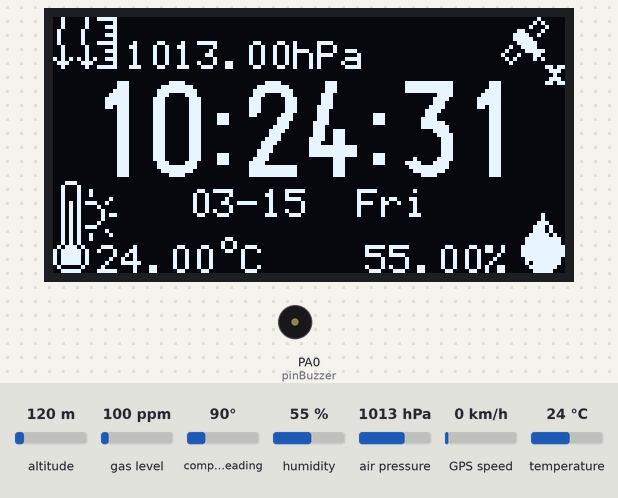
Bench run of a sketch on a simulated STM32 Blue Pill. Parts: 128×64 one-colour display, buzzer (waves = sounding). The inputs (shaded band) are chosen by the test bench; at power-on: humidity 55 %, air pressure 1013 hPa, temperature 24 °C, altitude 120 m, gas level 100 ppm, compass heading 90°, GPS speed 0 km/h. The local clock reads 2024-03-15 10:24:30 at power-on unless the sketch sets it; the GPS gets a fix after 3 s at 37.7749, -122.4194 with 8 satellites.

Above: at 1.8 s.
1.9 s: humidity set to 22 %
At 3.8 s:
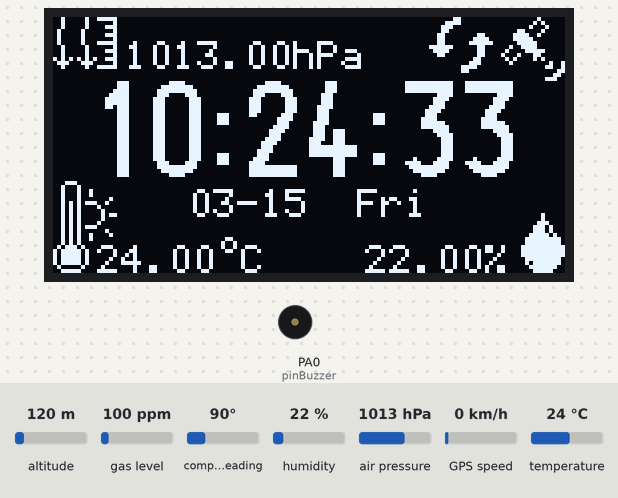
5.6 s: air pressure set to 952 hPa
At 7.06 s:
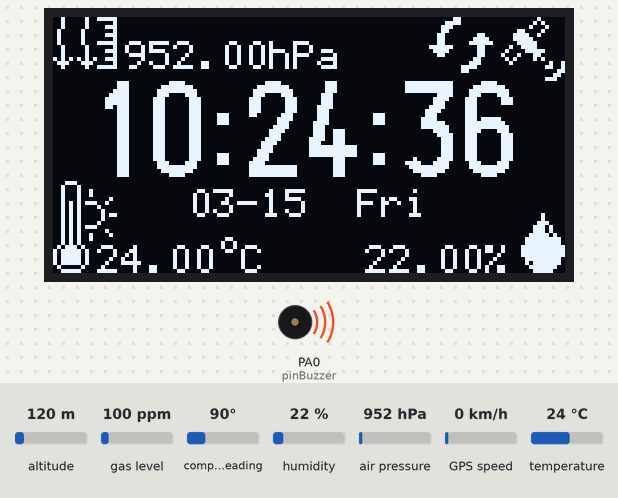
7.7 s: temperature set to 12 °C
At 8.8 s:
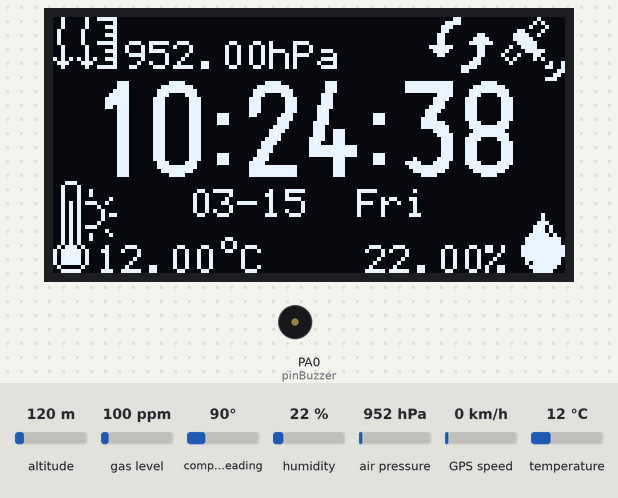
9.7 s: humidity set to 40 %
At 10.7 s:
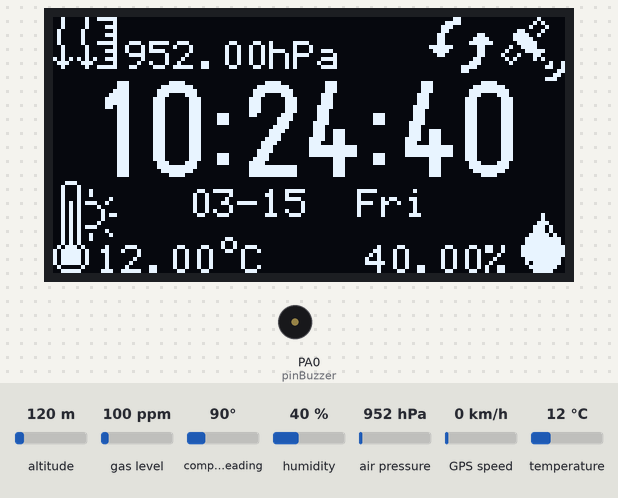
Timing chart, 0 to 12.7 s (numbered marks = the images above; inputs shaded):
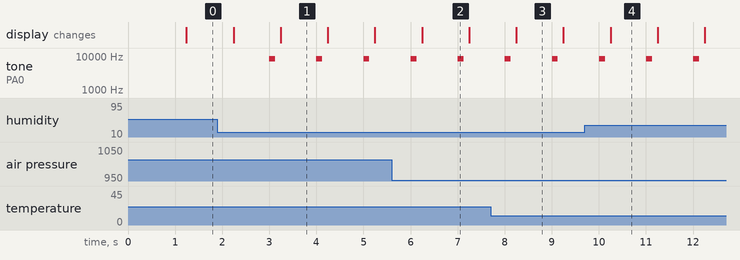

The sketch:

1.1.ino
```cpp
#include <NMEAGPS.h>
#include <GPSport.h>
#include <SPI.h>
#include <U8g2lib.h>
#include <RTClib.h>
#include <SHT31.h>
#include <Adafruit_BMP3XX.h>

static NMEAGPS  gps;
static gps_fix  fix;

static const int32_t          zone_hours   = +8L;
static const int32_t          zone_minutes =  0L;
static const NeoGPS::clock_t  zone_offset  = zone_hours * NeoGPS::SECONDS_PER_HOUR + zone_minutes * NeoGPS::SECONDS_PER_MINUTE;
void adjustTime( NeoGPS::time_t & dt )
{
	NeoGPS::clock_t seconds = dt;
	seconds += zone_offset;
	dt = seconds;
}
// 卫星时区调整

RTC_DS3231 rtc;
char daysOfTheWeek[7][12] = {"Sun", "Mon", "Tue", "Wed", "Thu", "Fri", "Sat"};

U8G2_SSD1306_128X64_NONAME_F_4W_HW_SPI u8g2(U8G2_R0, /* cs=*/ PB1, /* dc=*/ PB10, /* reset=*/ PB11);

#define u8g_width 16
#define u8g_height 23
static unsigned char u8g_lstemp_bits[] =
{0x38,0x00,0x44,0x00,0x44,0x02,0x44,0x02,0x44,0x40,0x54,0x27,0x54,0x08,0x54,0x10,0x54,0xD0,0x54,0x10,0x54,0x08,0x54,0x07,0x54,0x20,0x54,0x42,0x54,0x02,0x54,0x00,0xBA,0x00,0x7D,0x01,0x7D,0x01,0x7D,0x01,0x7D,0x01,0x82,0x00,0x7C,0x00};
// 零上图标
static unsigned char u8g_lxtemp_bits[] =
{0x38,0x00,0x44,0x05,0x44,0x53,0x44,0x31,0x44,0x75,0x44,0x09,0x44,0x95,0x44,0x43,0x44,0xFF,0x44,0x43,0x44,0x95,0x54,0x09,0x54,0x75,0x54,0x31,0x54,0x53,0x54,0x05,0xBA,0x00,0x7D,0x01,0x7D,0x01,0x7D,0x01,0x7D,0x01,0x82,0x00,0x7C,0x00};
// 零下图标
static unsigned char u8g_hum_bits[] =
{0x00,0x00,0x00,0x00,0x00,0x00,0x00,0x00,0x00,0x00,0x00,0x00,0x00,0x00,0x00,0x00,0x00,0x04,0x00,0x04,0x00,0x0E,0x00,0x17,0x00,0x17,0x80,0x2F,0xC0,0x7F,0xC0,0x7F,0xE0,0xFF,0xE0,0xFF,0xE0,0xFF,0xC0,0x7F,0x40,0x7F,0x80,0x3F,0x00,0x1F};
// 湿度图标
static unsigned char u8g_ap_bits[] =
{0x04,0xF9,0x04,0x81,0x04,0xE1,0x82,0x80,0x82,0xE0,0x82,0x80,0x82,0xF8,0x04,0x81,0x04,0xE1,0x04,0x81,0x55,0xE5,0x8E,0x83,0x04,0xF9,0x00,0x00,0x00,0x00,0x00,0x00,0x00,0x00,0x00,0x00,0x00,0x00,0x00,0x00,0x00,0x00,0x00,0x00,0x00,0x00};
// 气压图标
static unsigned char u8g_gps1_bits[] =
{0x00,0x02,0x00,0x05,0x80,0x08,0x30,0x04,0x78,0x02,0xF8,0x00,0xF0,0x01,0xE4,0x01,0xC2,0x07,0x11,0x03,0x0A,0x05,0x04,0x90,0x00,0x98,0x00,0xC0,0x00,0x60,0x00,0x38,0x00,0x00,0x00,0x00,0x00,0x00,0x00,0x00,0x00,0x00,0x00,0x00,0x00,0x00};
// 有卫星图标
static unsigned char u8g_gps0_bits[] =
{0x00,0x02,0x00,0x05,0x80,0x08,0x30,0x04,0x78,0x02,0xF8,0x00,0xF0,0x01,0xE4,0x01,0xC2,0x07,0x11,0x03,0x0A,0x05,0x04,0x00,0x00,0xD8,0x00,0x70,0x00,0x20,0x00,0x70,0x00,0xD8,0x00,0x00,0x00,0x00,0x00,0x00,0x00,0x00,0x00,0x00,0x00,0x00};
// 无卫星图标
static unsigned char u8g_sync_bits[] =
{0xC0,0x00,0xF0,0x00,0x38,0x00,0x18,0x00,0x0C,0x30,0x0C,0x78,0x0C,0xFC,0x3F,0x30,0x1E,0x30,0x0C,0x30,0x00,0x18,0x00,0x1C,0x00,0x0F,0x00,0x03,0x00,0x00,0x00,0x00,0x00,0x00,0x00,0x00,0x00,0x00,0x00,0x00,0x00,0x00,0x00,0x00,0x00,0x00};
// 同步成功图标

char ndate [10];
char ntime [16];

SHT31 sht31 = SHT31();

Adafruit_BMP3XX bmp;

int pinBuzzer = PA0;

void oled()
{
	u8g2.clearBuffer();

	if (fix.valid.time && fix.valid.date)
	{
		adjustTime(fix.dateTime);
	}
// 时区

	if (fix.valid.status)
	{
		if (fix.status <= gps_fix::STATUS_TIME_ONLY)
		{
			u8g2.drawXBMP( 112, 0, u8g_width, u8g_height, u8g_gps0_bits);
		}
		else
		{
			u8g2.drawXBMP( 112, 0, u8g_width, u8g_height, u8g_gps1_bits);
		}
		if (fix.status >= 3 && fix.valid.time && fix.valid.date)
		{

			rtc.adjust(DateTime(fix.dateTime.full_year(), fix.dateTime.month, fix.dateTime.date, fix.dateTime.hours, fix.dateTime.minutes, fix.dateTime.seconds));
			u8g2.drawXBMP( 94, 0, u8g_width, u8g_height, u8g_sync_bits);
			tone(pinBuzzer,8400,125);
		}
	}
// 卫星检测与校时

	DateTime now = rtc.now();
	sprintf(ndate,"%02u-%02u",now.month(),now.day());
	u8g2.setFont(u8g2_font_6x12_tf);
	u8g2.setCursor(34,50);
	u8g2.print( ndate );
	u8g2.print( "  " );
	u8g2.print( daysOfTheWeek[now.dayOfTheWeek()] );
// 星期

	if (sht31.getTemperature() > 0)
	{
		u8g2.drawXBMP( 0, 41, u8g_width, u8g_height, u8g_lstemp_bits);
	}
	else
	{
		u8g2.drawXBMP( 0, 41, u8g_width, u8g_height, u8g_lxtemp_bits);
	}
	u8g2.drawXBMP( 112, 41, u8g_width, u8g_height, u8g_hum_bits);
	char du = 0xb0;
	u8g2.setCursor(11,64);
	u8g2.print( sht31.getTemperature() );
	u8g2.print( du );
	u8g2.print( "C" );
	u8g2.setCursor(78,64);
	u8g2.print( sht31.getHumidity() );
	u8g2.print( "%" );
// 温湿度

	bmp.performReading();
	u8g2.drawXBMP( 0, 0, u8g_width, u8g_height, u8g_ap_bits);
	u8g2.setCursor(18,13);
	u8g2.print( bmp.pressure / 100 );
	u8g2.print( "hPa" );
// 气压

	sprintf(ntime,"%02u:%02u:%02u",now.hour(),now.minute(),now.second());
	u8g2.setFont(u8g2_font_logisoso24_tn);
	u8g2.setCursor(8,40);
	u8g2.print(ntime);
// 时间

	u8g2.sendBuffer();
}

void setup()
{
	gpsPort.begin(9600);
	u8g2.begin();
	rtc.begin();
	sht31.begin();
	bmp.begin();
	bmp.setPressureOversampling(BMP3_OVERSAMPLING_4X);
	bmp.setIIRFilterCoeff(BMP3_IIR_FILTER_COEFF_3);
	pinMode(pinBuzzer, OUTPUT);
	SPI.begin(); //Initialize the SPI_1 port.
	SPI.setClockDivider(SPI_CLOCK_DIV16);
}

static void GPSloop()
{
	while (gps.available(gpsPort))
	{
		fix = gps.read();
		oled();
	}
}

void loop()
{
	GPSloop();
}
```

Measured:
- by itself, tone on PA0 (pinBuzzer): alternates 8400 Hz for 0.12 s and silent for 0.88 s
- what the display in image 1 shows lasts 1.0 s, from 3.2 s to 4.2 s
